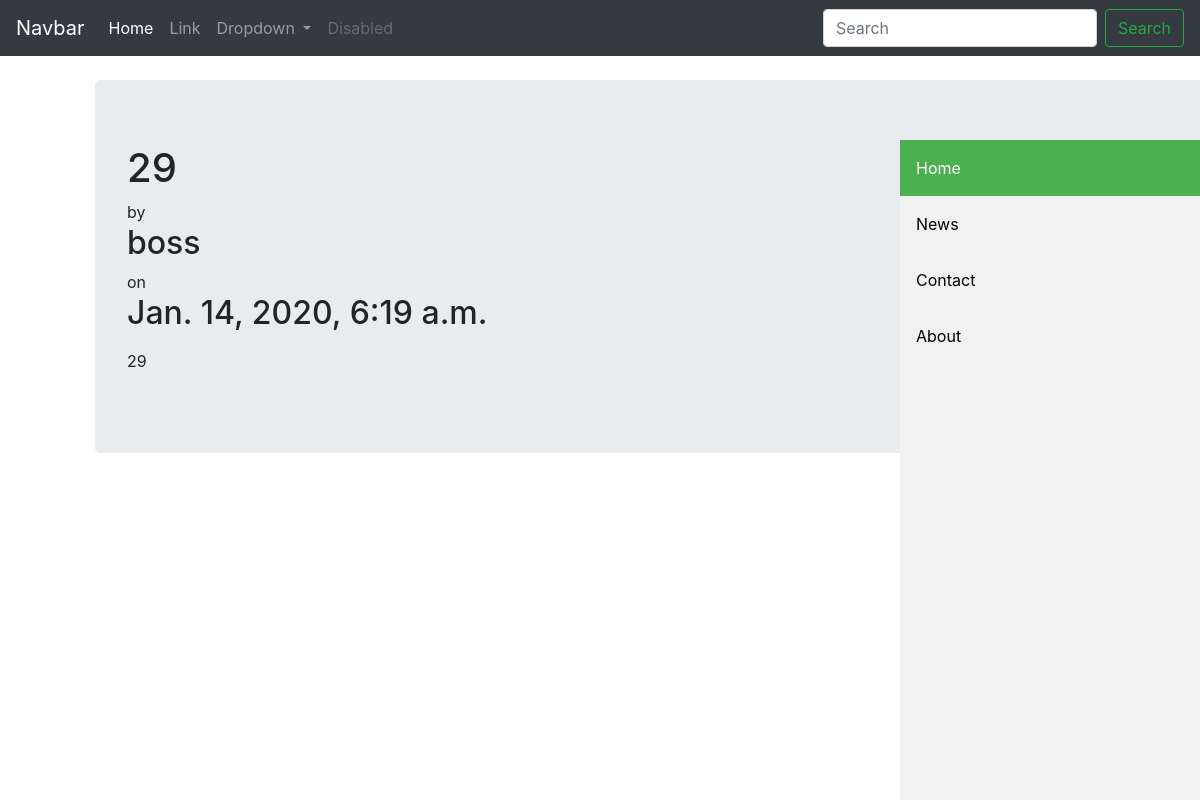
/posts/32-i/, run on the app's committed database.
### posts/models.py (models this page shows, shortened)
class Post(models.Model):
	STATUS_CHOICES = (('draft', 'Draft'), ('published', 'Published'),)
	title = models.CharField(max_length=250)
	slug = models.SlugField(max_length=250, unique=True)
	author = models.ForeignKey(User, on_delete=models.CASCADE, related_name='posts')
	body = models.TextField()
	publish = models.DateTimeField(default=timezone.now)
	created = models.DateTimeField(auto_now_add=True)
	updated = models.DateTimeField(auto_now=True)
	status = models.CharField(max_length=10, choices=STATUS_CHOICES, default='draft')
	objects = models.Manager()
	published = PublishedManager()
	drafts = DraftManager()
	topics = TaggableManager()
	class Meta:
		ordering = ('-publish',)

### posts/views.py (the view)
# urls.py: path('<int:pk>-<slug:slug>/', views.post_detail, name='post_detail'),
def post_detail(request, pk, slug):
	post = get_object_or_404(Post, pk=pk)
	return render(request, 'posts/post_detail.html', {'post':post})

### posts/templatetags/posts_tags.py (called while the page is built)
@register.filter(name='markdown')
def markdown_format(text):
	return mark_safe(markdown.markdown(text))

### templates/posts/post_detail.html (shortened to what this page needs)
{%extends 'base.html'%}
{%load posts_tags%}
{%block content%}
<h1>{{post.title}}</h1>
by <h2> {{post.author}} </h2> on <h2> {{post.publish}} </h2>
<p>
	{{post.body|markdown}}
</p>
{%endblock%}

### data on the page
Post: title "29", author "boss", publish "Jan. 14, 2020, 6:19 a.m.", body "29"
